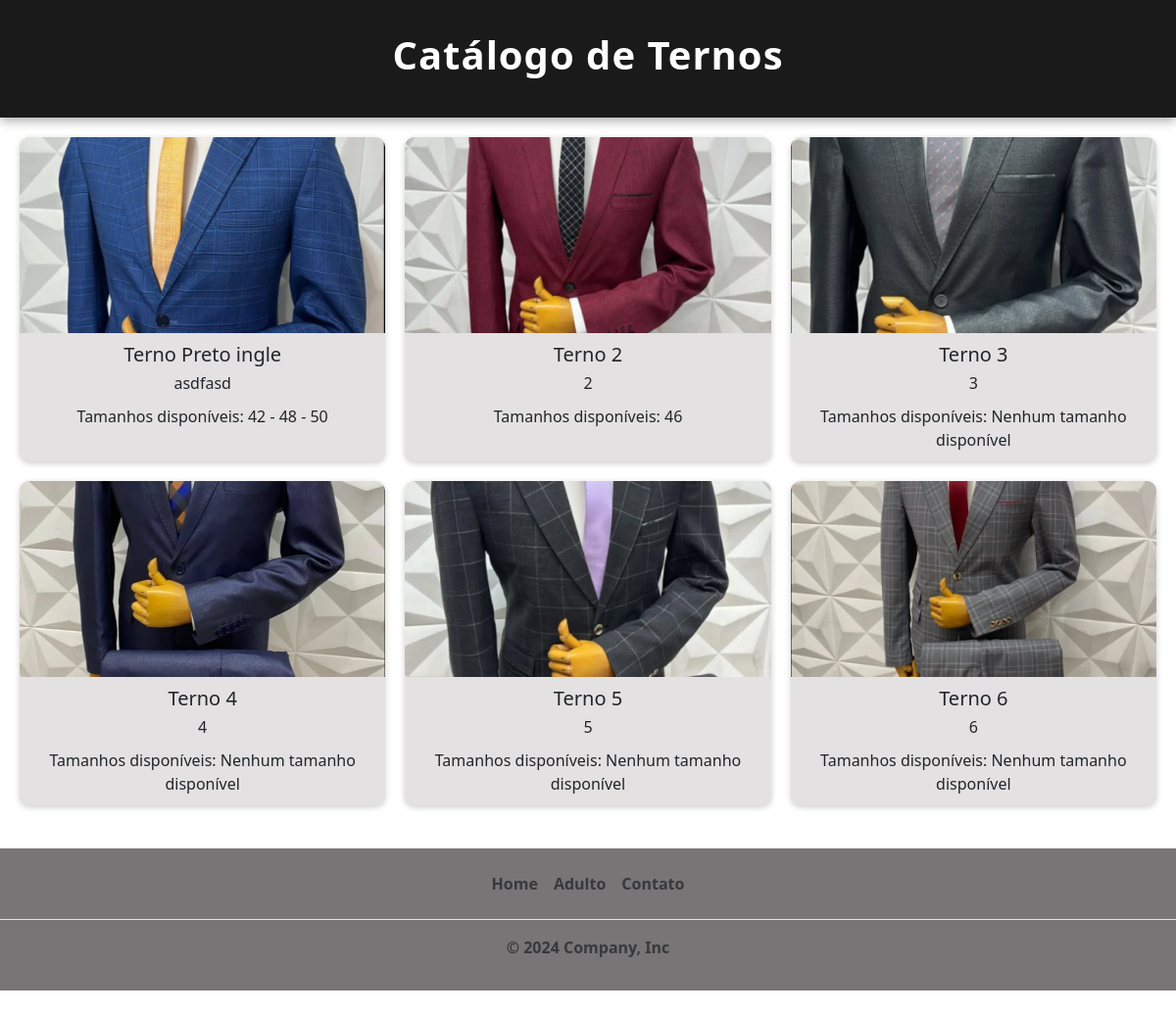
/terno/, run on the app's committed database.
### produtos/models.py (models this page shows, shortened)
class Terno (models.Model):
    titulo = models.CharField(max_length=20,verbose_name= 'Titulo')
    descricao= models.TextField(max_length=100,verbose_name = 'Texto')
    tamanho= models.ManyToManyField(Tamanho,related_name='ternos')
    img = models.ImageField(upload_to='produtos/',verbose_name='Imagem 1')

class Tamanho (models.Model):
    numero = models.CharField(max_length=10, unique=True)

### produtos/views.py (the view)
# urls.py: path('terno/',terno_view, name='terno_list'),
def terno_view(request):
    ternos = Terno.objects.all()
    return render(
        request,
        'Adulto.html',
        {'terno': ternos}
        )

### produtos/templates/Adulto.html (shortened to what this page needs)
{% extends 'base.html' %}
{% block content %}
  {% load static %}
  <!DOCTYPE html>
  <html lang="pt-br">
    <head>
      <link href="https://cdn.jsdelivr.net/npm/bootstrap@5.3.3/dist/css/bootstrap.min.css" rel="stylesheet" />
      <link rel="stylesheet" href="{% static 'CSS/Adulto.css' %}" />
    </head>
    <div class="car-grid">
      {% if terno %}
        {% for ternos in terno %}
          <div class="car-card">
            <img src="{{ ternos.img.url }}" alt="{{ ternos.titulo }} - {{ ternos.descricao }}" />
            <h3>{{ ternos.titulo }}</h3>
            <p>{{ ternos.descricao }}</p>
            <p>
              Tamanhos disponíveis:{% for tamanho in ternos.tamanho.all %}
                {{ tamanho.numero }}{% if not forloop.last %} - {% endif %}
              {% empty %}
                Nenhum tamanho disponível
              {% endfor %}
            </p>
          </div>
        {% endfor %}
      {% else %}
        <p class="no-results">Nenhuma foto encontrada</p>
      {% endif %}
    </div>
  </html>
{% endblock %}

### static/CSS/Adulto.css (style rules this page uses)
.car-grid { display: grid; grid-template-columns: repeat(3, 1fr); gap: 20px; margin: 0 auto; max-width: 1200px; padding: 20px; }
.car-card { background-color: #e3e1e1; box-shadow: 0 2px 6px rgba(0, 0, 0, 0.2); border-radius: 10px; overflow: hidden; text-align: center; transition: transform 0.3s ease, box-shadow 0.3s ease; }
.car-card img { width: 100%; height: 200px; object-fit: cover; }
.car-card h3 { font-size: 20px; margin-top: 10px; margin-bottom: 5px; }
.car-card p { font-size: 1rem; margin-bottom: 10px; }

### data on the page
Terno: img (picture), titulo "Terno Preto ingle", descricao "asdfasd"
Tamanho: numero "42"
Tamanho: numero "48"
Tamanho: numero "50"
Terno: img (picture), titulo "Terno 2", descricao "2"
Tamanho: numero "46"
Terno: img (picture), titulo "Terno 3", descricao "3"
Terno: img (picture), titulo "Terno 4", descricao "4"
Terno: img (picture), titulo "Terno 5", descricao "5"
Terno: img (picture), titulo "Terno 6", descricao "6"
